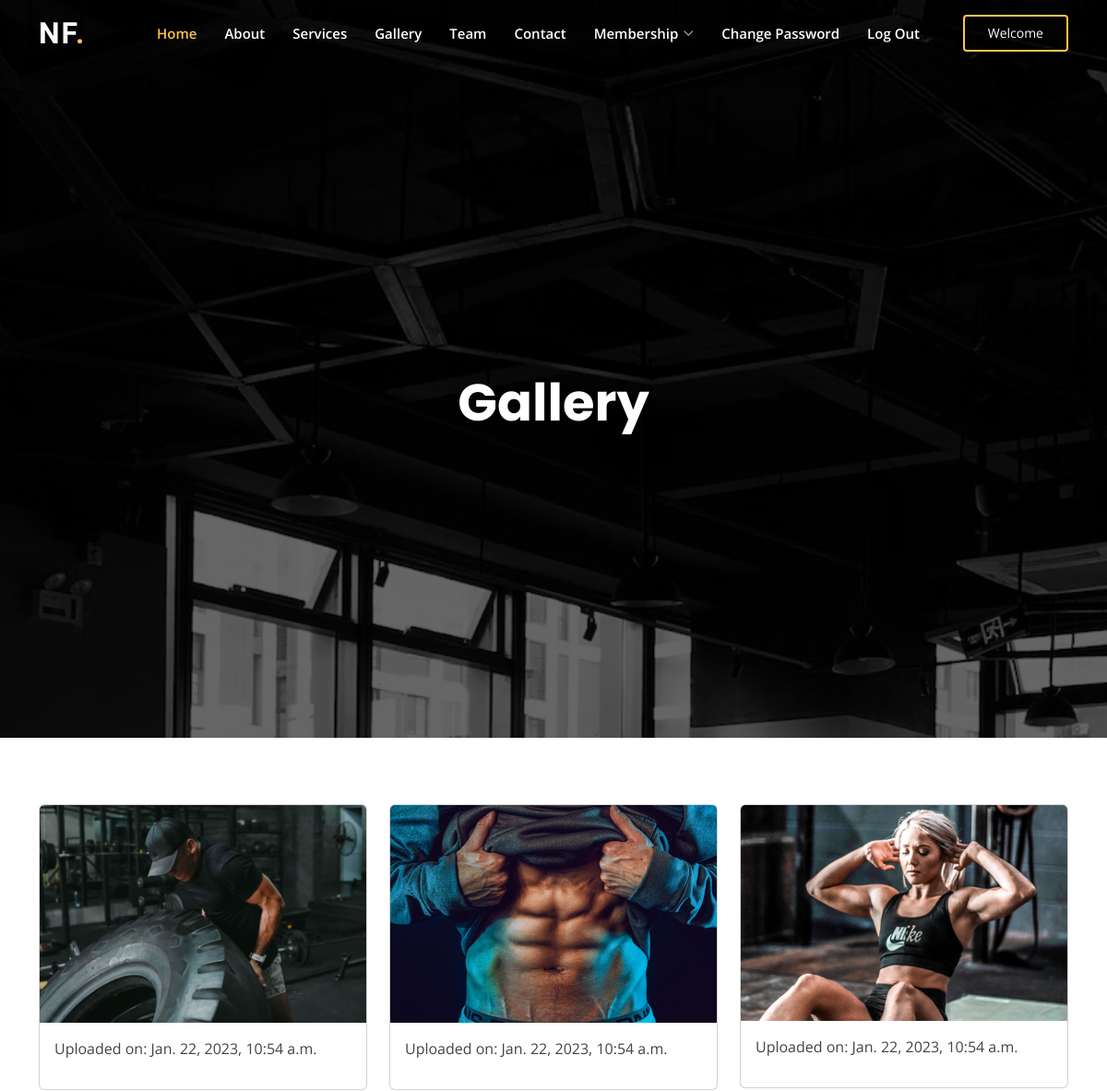
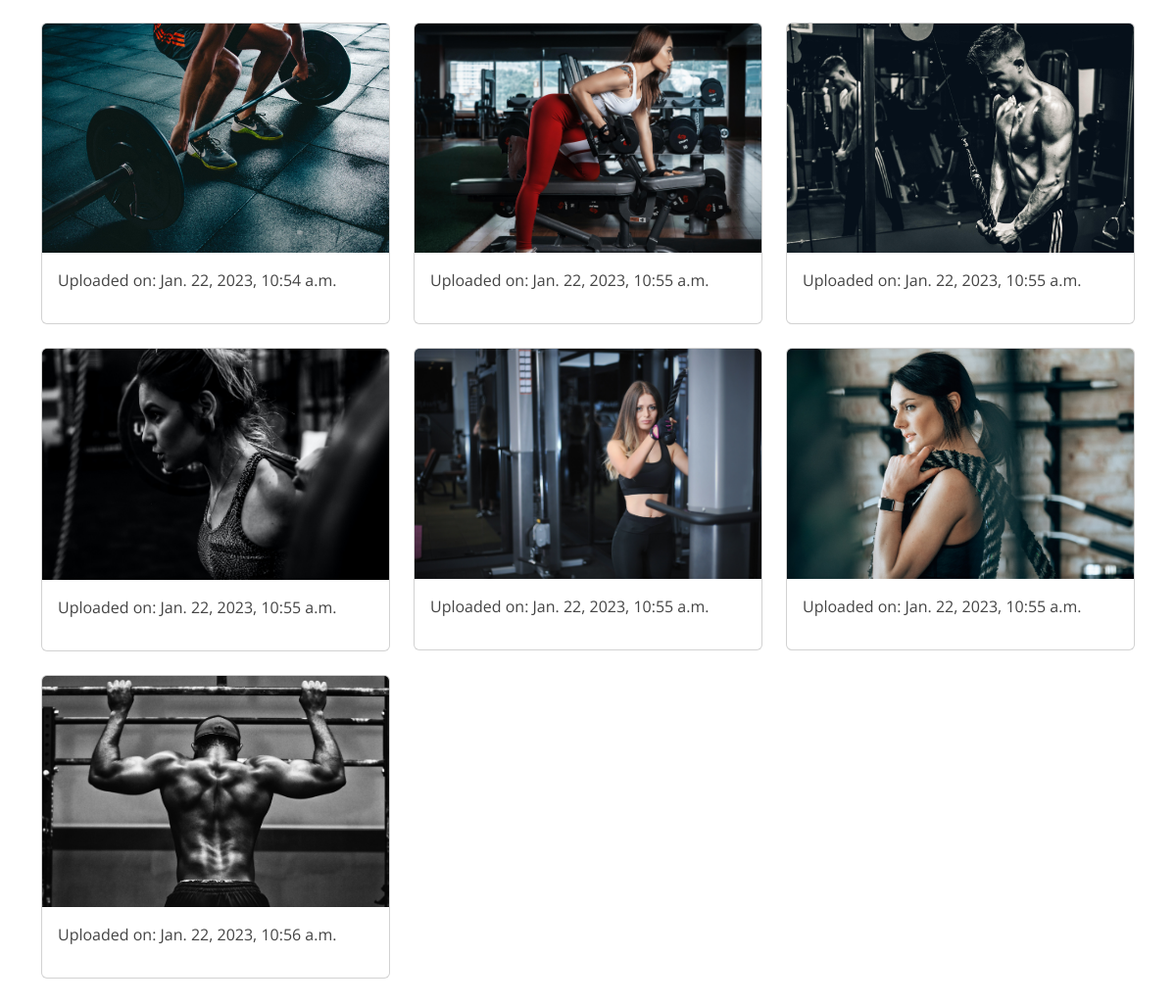
The page /gallery (signed in) on the database its author committed (2 pictures, top to bottom).
### authapp/models.py (models this page shows, shortened)
class Gallery(models.Model):
    title=models.CharField(max_length=100)
    img=models.ImageField(upload_to='gallery')
    timeStamp=models.DateTimeField(auto_now_add=True,blank=True)

### authapp/views.py (the view)
# urls.py: path('gallery', views.gallery, name='gallery'),
def gallery(request):
    posts=Gallery.objects.all()
    context={"posts":posts}
    return render(request,"gallery.html",context)

### templates/gallery.html (shortened to what this page needs)
{% extends 'base.html' %}
{% block head %}
      <h1>Gallery</h1>
{% endblock head %}
{% block body %}
<div class="container mt-5 mb-5">
    <div class="row">
        {% for post in posts %}
        <div class="col-md-4">
            <div class="card mt-4 ">
                <img src="{{post.img.url}}" alt="" class="card-img-top">
                <div class="card-body">
                    <p>Uploaded on: {{post.timeStamp}}</p>
                </div>
            </div>
        </div>
        {% endfor %}
    </div>
</div>
{% endblock body %}

### templates/base.html (shortened to what this page needs)
{% load static %}
<!DOCTYPE html>
<html lang="en">
<head>
  <link href="static/assets/vendor/aos/aos.css" rel="stylesheet">
  <link href="static/assets/vendor/bootstrap/css/bootstrap.min.css" rel="stylesheet">
  <link href="static/assets/vendor/bootstrap-icons/bootstrap-icons.css" rel="stylesheet">
  <link href="static/assets/vendor/boxicons/css/boxicons.min.css" rel="stylesheet">
  <link href="static/assets/vendor/glightbox/css/glightbox.min.css" rel="stylesheet">
  <link href="static/assets/vendor/remixicon/remixicon.css" rel="stylesheet">
  <link href="static/assets/vendor/swiper/swiper-bundle.min.css" rel="stylesheet">
  <link href="static/assets/css/style.css" rel="stylesheet">
</head>
<body>
  <header id="header" class="fixed-top ">
    <div class="container d-flex align-items-center justify-content-lg-between">
      <h1 class="logo me-auto me-lg-0"><a href="/">NF<span>.</span></a></h1>
      <nav id="navbar" class="navbar order-last order-lg-0">
        <ul>
          <li><a class="nav-link scrollto active" href="/">Home</a></li>
          <li><a class="nav-link scrollto" href="/about">About</a></li>
          <li><a class="nav-link scrollto" href="/services">Services</a></li>
          <li><a class="nav-link scrollto" href="/gallery">Gallery</a></li>
          <li><a class="nav-link scrollto" href="/team">Team</a></li>
          <li><a class="nav-link scrollto" href="/contact">Contact</a></li>
          <li class="dropdown"><a href="#"><span>Membership</span> <i class="bi bi-chevron-down"></i></a>
          </li>
          {% if not request.user.is_authenticated %}
          <li><a class="nav-link scrollto" href="/signup">Sign IN</a></li>
          {% else %}
          <li><a class="nav-link scrollto" href="/change">Change Password</a></li>
          <li><a class="nav-link scrollto" href="/logout">Log Out</a></li>
          {% endif %}
        </ul>
      </nav>
      {% if request.user.is_authenticated %}
      <a href="/" class="get-started-btn scrollto">Welcome</a>
      {% endif %}
    </div>
  </header>
  <section id="hero" class="d-flex align-items-center justify-content-center">
    <div class="container" data-aos="fade-up">
      <div class="row justify-content-center" data-aos="fade-up" data-aos-delay="150">
        <div class="col-xl-6 col-lg-8">
            {% block head %}
            {% endblock head %}
        </div>
      </div>
    </div>
  </section>
  <main id="main">
    {% block body %}
    {% endblock body %}
   </main>
</body>
</html>

### static/assets/css/style.css (style rules this page uses)
body { font-family: "Open Sans", sans-serif; color: #444444; }
a { color: #ffc451; text-decoration: none; }
h1, h2, h3, h4, h5, h6 { font-family: "Raleway", sans-serif; }
#header { transition: all 0.5s; z-index: 997; padding: 15px 0; }
#header .logo { font-size: 32px; margin: 0; padding: 0; line-height: 1; font-weight: 700; letter-spacing: 2px; text-transform: uppercase; }
#header .logo a { color: #fff; }
#header .logo a span { color: #ffc451; }
.get-started-btn { color: #fff; border-radius: 4px; padding: 7px 25px 8px 25px; white-space: nowrap; transition: 0.3s; font-size: 14px; display: inline-block; border: 2px solid #ffc451; }
.navbar { padding: 0; }
.navbar ul { margin: 0; padding: 0; display: flex; list-style: none; align-items: center; }
.navbar li { position: relative; }
.navbar a, .navbar a:focus { display: flex; align-items: center; justify-content: space-between; padding: 10px 0 10px 30px; font-size: 15px; font-weight: 600; color: #fff; white-space: nowrap; transition: 0.3s; }
.navbar a i, .navbar a:focus i { font-size: 12px; line-height: 0; margin-left: 5px; }
.navbar a:hover, .navbar .active, .navbar .active:focus, .navbar li:hover>a { color: #ffc451; }
#hero { width: 100%; height: 100vh; background: url("../img/hero-bg.jpg") top center; background-size: cover; position: relative; }
#hero:before { content: ""; background: rgba(0, 0, 0, 0.6); position: absolute; bottom: 0; top: 0; left: 0; right: 0; }
#hero .container { position: relative; padding-top: 74px; text-align: center; }
#hero h1 { margin: 0; font-size: 56px; font-weight: 700; line-height: 64px; color: #fff; font-family: "Poppins", sans-serif; }
@media (min-width: 1024px) { #hero { background-attachment: fixed; } }
section { padding: 60px 0; overflow: hidden; }

### rows shown on the page
Gallery: img (picture), timeStamp "Jan. 22, 2023, 10:54 a.m."
Gallery: img (picture), timeStamp "Jan. 22, 2023, 10:54 a.m."
Gallery: img (picture), timeStamp "Jan. 22, 2023, 10:54 a.m."
Gallery: img (picture), timeStamp "Jan. 22, 2023, 10:54 a.m."
Gallery: img (picture), timeStamp "Jan. 22, 2023, 10:55 a.m."
Gallery: img (picture), timeStamp "Jan. 22, 2023, 10:55 a.m."
Gallery: img (picture), timeStamp "Jan. 22, 2023, 10:55 a.m."
Gallery: img (picture), timeStamp "Jan. 22, 2023, 10:55 a.m."
Gallery: img (picture), timeStamp "Jan. 22, 2023, 10:55 a.m."
Gallery: img (picture), timeStamp "Jan. 22, 2023, 10:56 a.m."
